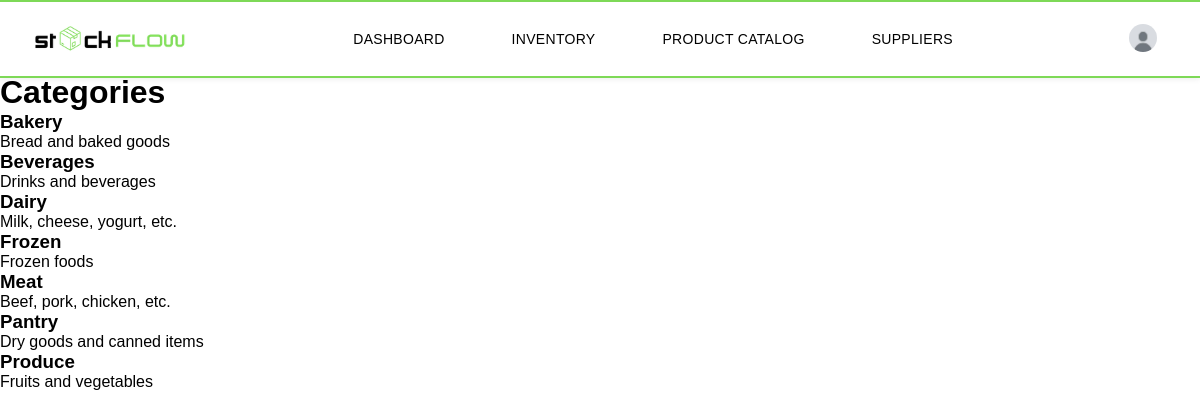
/user/categories.php (signed in), run on the app's committed database.
### tables this page shows
CREATE TABLE `categories` (
  `category_id` int(11) NOT NULL,
  `category_name` varchar(100) NOT NULL,
  `description` text DEFAULT NULL,
  `created_at` timestamp NOT NULL DEFAULT current_timestamp()
);

### user/categories.php (the view, shortened to what this page needs)
<?php
$conn = getDBConnection();
$categories_stmt = $conn->prepare("SELECT * FROM categories ORDER BY category_name");
$categories_stmt->execute();
$categories = $categories_stmt->get_result();
require_once __DIR__ . '/../includes/header.php';
?>
<main class="categories-page">
    <div class="page-container">
        <h1>Categories</h1>
        <div class="categories-grid">
            <?php while ($category = $categories->fetch_assoc()): ?>
                <div class="category-card">
                    <h3><?= htmlspecialchars($category['category_name']) ?></h3>
                    <p><?= htmlspecialchars($category['description']) ?></p>
                </div>
            <?php endwhile; ?>
        </div>
    </div>
</main>

### css/style.css (style rules this page uses)
:root { --primary: #1a1a1a; --secondary: #666666; --border: #e5e5e5; --bg: #ffffff; --hover: #f5f5f5; }
* { margin: 0; padding: 0; box-sizing: border-box; }
html { min-height: 100vh; overflow-x: hidden; }
body { font-family: 'Montserrat', sans-serif; background-color: #fff; min-height: 100vh; display: flex; flex-direction: column; margin: 0; position: relative; overflow-x: hidden; padding-top: 74px; }
main { width: 100%; position: relative; z-index: 1; padding-bottom: 60px; }

### data on the page
categories: category_name "Bakery", description "Bread and baked goods"
categories: category_name "Beverages", description "Drinks and beverages"
categories: category_name "Dairy", description "Milk, cheese, yogurt, etc."
categories: category_name "Frozen", description "Frozen foods"
categories: category_name "Meat", description "Beef, pork, chicken, etc."
categories: category_name "Pantry", description "Dry goods and canned items"
categories: category_name "Produce", description "Fruits and vegetables"
